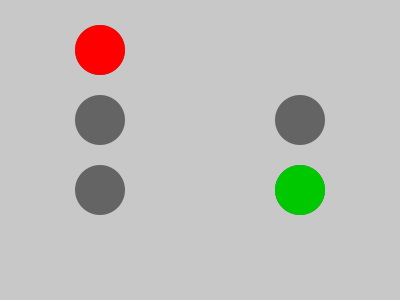
Frame 1 (no input)
Frame 60 (the mouse pressed at the canvas centre just before this capture): identical to frame 1, image omitted
Frame 120 (the mouse held since frame 60 and released just before this capture): identical to frame 1, image omitted

The Processing sketch that drew this single still picture (run headless with seeded random() and noise(); from frame 60 on, the mouse is pressed at the canvas centre):

// Processing sketch: AP1__Q3
// ── AP1__Q3.pde
// QUESTAO 3

int estadoVeiculo = 0;
boolean pedestreVerde = false;

void setup(){
  size(400, 300);
}

void draw(){
  noStroke();
  background(200, 200, 200);
  fill(100, 100, 100);
  
  //semaforo veículo
  ellipse(100, 50, 50, 50);
  ellipse(100, 120, 50, 50);
  ellipse(100, 190, 50, 50);
  
  //semaforo pedestre
  ellipse(300, 120, 50, 50);
  ellipse(300, 190, 50, 50);
  
  if (estadoVeiculo == 0){
    fill(255, 0, 0);
    ellipse(100, 50, 50, 50);
    
    fill(0, 200, 0);
    ellipse(300, 190, 50, 50);
    
  } else if (estadoVeiculo == 1){
    fill(255, 255, 0);
    ellipse(100, 120, 50, 50);
    
    fill(255, 0, 0);
    ellipse(300, 120, 50, 50);
    
  } else if (estadoVeiculo == 2){
    fill(0, 200, 0);
    ellipse(100, 190, 50, 50);
    
    fill(255, 0, 0);
    ellipse(300, 120, 50, 50);
  }
};

void keyPressed(){
 if (key == '1') {
   estadoVeiculo = 0;
   pedestreVerde = true;
   println("Veículos: Vermelho | Pedestre: Verde");
 } else if (key == '2') {
   estadoVeiculo = 1;
   pedestreVerde = false;
   println("Veículos: Amarelo | Pedestre: Vermelho");
 } else if (key == '3') {
   estadoVeiculo = 2;
   pedestreVerde = false;
   println("Veículos: Verde | Pedestre: Vermelho");
 };
}
